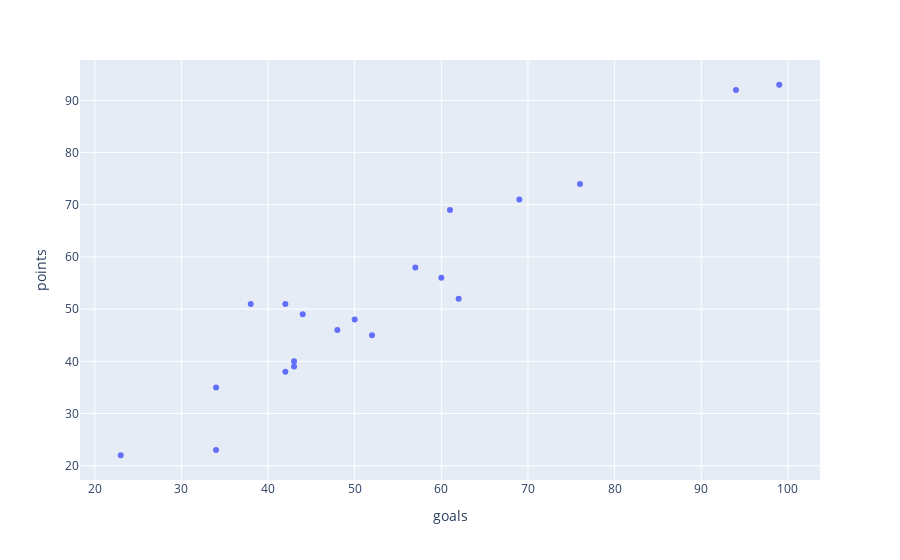

Write notebook code for a chart like this one.
### Markdown cell above
### Add names on hover

### Code cell


### Figure 1 — Plotly figure (JSON) as saved in the notebook; plotly's stock layout.template omitted (floating-point values rounded to 4 significant figures)
{"data": [{"hovertemplate": "<b>%{hovertext}</b><br><br>goals=%{x}<br>points=%{y}<extra></extra>", "hovertext": ["Manchester City", "Liverpool", "Chelsea", "Tottenham Hotspur", "Arsenal", "Manchester United", "West Ham United", "Leicester City", "Brighton and Hove Albion", "Wolverhampton Wanderers", "Newcastle United", "Crystal Palace", "Brentford", "Aston Villa", "Southampton", "Everton", "Leeds United", "Burnley", "Watford", "Norwich City"], "legendgroup": "", "marker": {"color": "#636efa", "symbol": "circle"}, "mode": "markers", "name": "", "orientation": "v", "showlegend": false, "type": "scatter", "x": [99, 94, 76, 69, 61, 57, 60, 62, 42, 38, 44, 50, 48, 52, 43, 43, 42, 34, 34, 23], "xaxis": "x", "y": [93, 92, 74, 71, 69, 58, 56, 52, 51, 51, 49, 48, 46, 45, 40, 39, 38, 35, 23, 22], "yaxis": "y"}], "layout": {"autosize": true, "legend": {"tracegroupgap": 0}, "margin": {"t": 60}, "xaxis": {"anchor": "y", "autorange": true, "domain": [0, 1], "range": [17.92, 104.1], "title": {"text": "goals"}, "type": "linear"}, "yaxis": {"anchor": "x", "autorange": true, "domain": [0, 1], "range": [16.5, 98.5], "title": {"text": "points"}, "type": "linear"}}}
